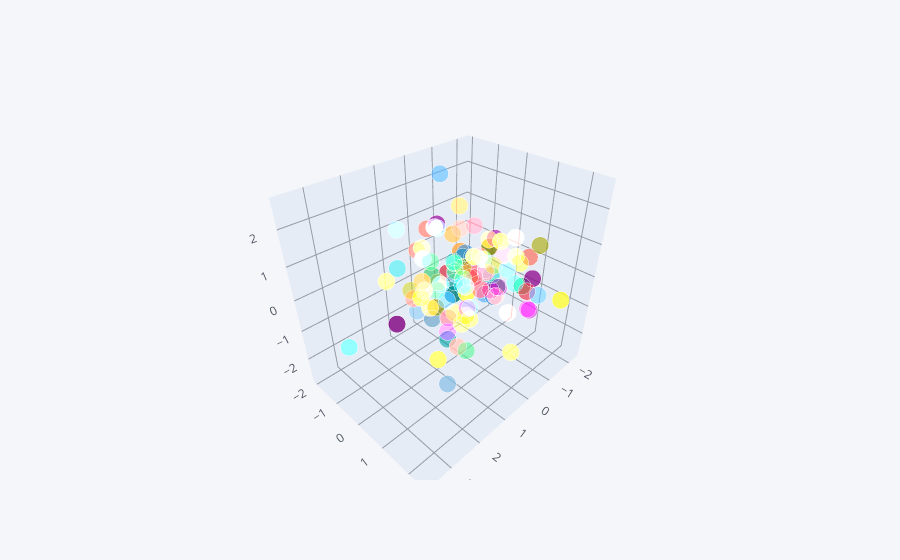

Notebook code cell kept with this figure:
### Code cell
df.iplot(kind='scatter3d',x='A',y='B',z='C')
